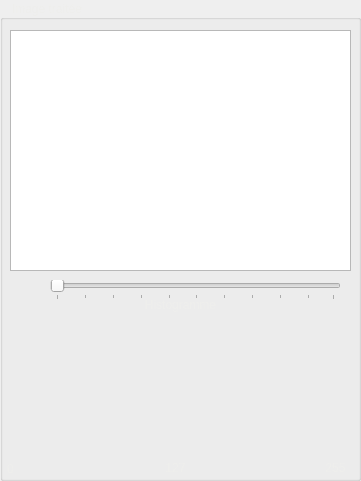
     <widget class="QGroupBox" name="groupBox_imageTraitee">
      <property name="geometry">
       <rect>
        <x>630</x>
        <y>70</y>
        <width>361</width>
        <height>481</height>
       </rect>
      </property>
      <property name="styleSheet">
       <string notr="true">color: rgb(238, 238, 236);</string>
      </property>
      <property name="title">
       <string>   Image traitée</string>
      </property>
      <property name="alignment">
       <set>Qt::AlignLeading|Qt::AlignLeft|Qt::AlignVCenter</set>
      </property>
      <widget class="QLabel" name="label_histogrammeImageTraitee">
       <property name="geometry">
        <rect>
         <x>10</x>
         <y>320</y>
         <width>341</width>
         <height>140</height>
        </rect>
       </property>
       <property name="text">
        <string/>
       </property>
      </widget>
      <widget class="QLabel" name="label_histoTraite0">
       <property name="geometry">
        <rect>
         <x>0</x>
         <y>460</y>
         <width>21</width>
         <height>17</height>
        </rect>
       </property>
       <property name="text">
        <string>0</string>
       </property>
       <property name="alignment">
        <set>Qt::AlignCenter</set>
       </property>
      </widget>
      <widget class="QGraphicsView" name="graphicsView_imageTraitee">
       <property name="geometry">
        <rect>
         <x>10</x>
         <y>30</y>
         <width>341</width>
         <height>241</height>
        </rect>
       </property>
      </widget>
      <widget class="QLabel" name="label_zoomImageTraitee">
       <property name="geometry">
        <rect>
         <x>20</x>
         <y>280</y>
         <width>21</width>
         <height>21</height>
        </rect>
       </property>
       <property name="text">
        <string/>
       </property>
       <property name="alignment">
        <set>Qt::AlignCenter</set>
       </property>
      </widget>
      <widget class="QSlider" name="horizontalSlider_imageTraitee">
       <property name="geometry">
        <rect>
         <x>50</x>
         <y>280</y>
         <width>291</width>
         <height>20</height>
        </rect>
       </property>
       <property name="minimum">
        <number>1</number>
       </property>
       <property name="maximum">
        <number>100</number>
       </property>
       <property name="singleStep">
        <number>10</number>
       </property>
       <property name="pageStep">
        <number>10</number>
       </property>
       <property name="orientation">
        <enum>Qt::Horizontal</enum>
       </property>
       <property name="tickPosition">
        <enum>QSlider::TicksBelow</enum>
       </property>
       <property name="tickInterval">
        <number>10</number>
       </property>
      </widget>
      <widget class="QLabel" name="label_histoTraite255">
       <property name="geometry">
        <rect>
         <x>320</x>
         <y>460</y>
         <width>31</width>
         <height>16</height>
        </rect>
       </property>
       <property name="text">
        <string>255</string>
       </property>
       <property name="alignment">
        <set>Qt::AlignCenter</set>
       </property>
      </widget>
      <widget class="QLabel" name="label_histoTraite127">
       <property name="geometry">
        <rect>
         <x>160</x>
         <y>460</y>
         <width>31</width>
         <height>16</height>
        </rect>
       </property>
       <property name="text">
        <string>127</string>
       </property>
       <property name="alignment">
        <set>Qt::AlignCenter</set>
       </property>
      </widget>
      <widget class="QLabel" name="label_histoImageTraitee">
       <property name="geometry">
        <rect>
         <x>10</x>
         <y>295</y>
         <width>341</width>
         <height>20</height>
        </rect>
       </property>
       <property name="text">
        <string>Histogramme</string>
       </property>
       <property name="alignment">
        <set>Qt::AlignCenter</set>
       </property>
      </widget>
     </widget>
